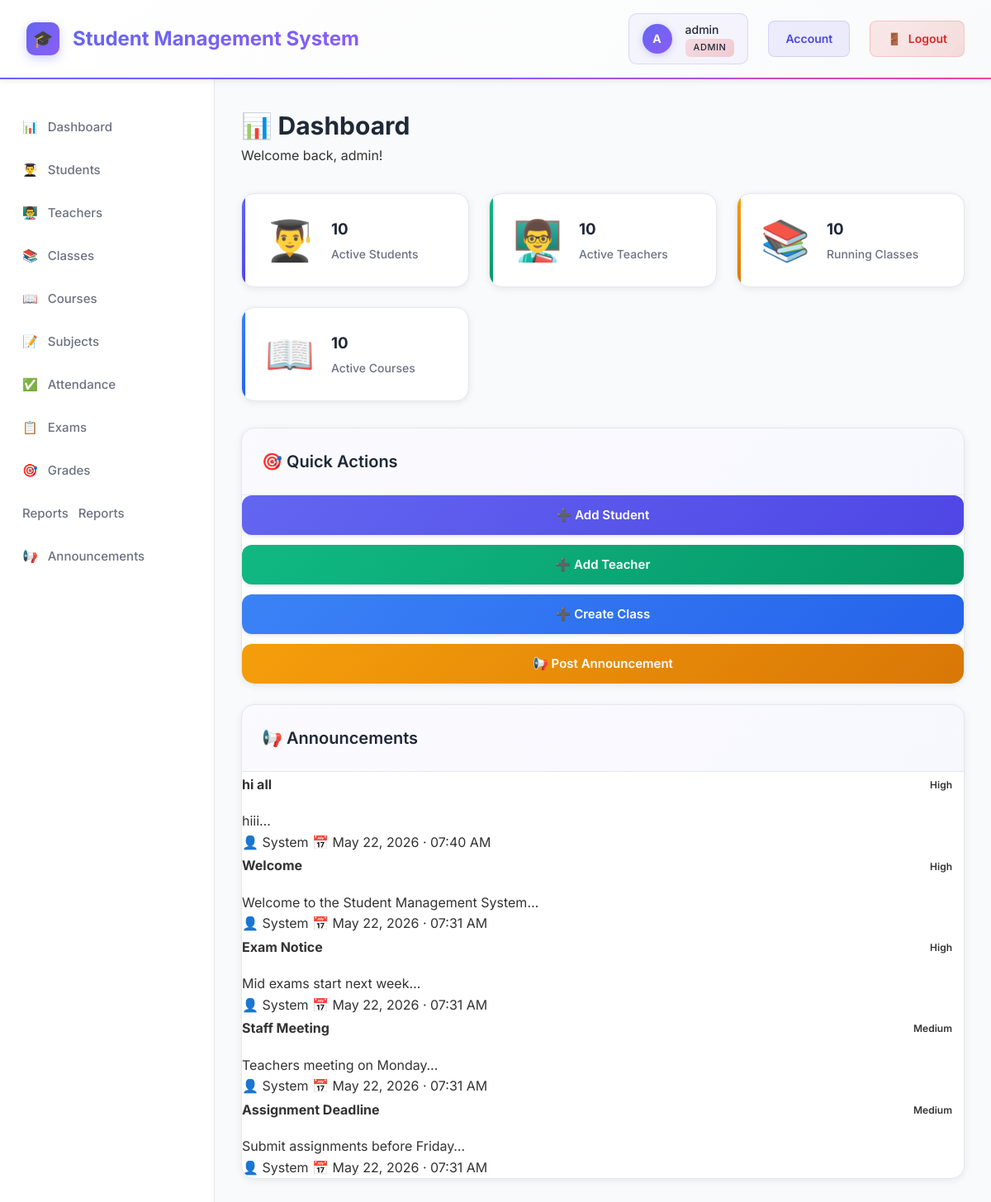
/dashboard.php (signed in), run on the app's committed database.
### tables this page shows
CREATE TABLE announcements (
    id INT AUTO_INCREMENT PRIMARY KEY,
    title VARCHAR(200) NOT NULL,
    content TEXT NOT NULL,
    posted_by INT NOT NULL,
    target_audience ENUM('all', 'students', 'teachers') DEFAULT 'all',
    priority ENUM('low', 'medium', 'high') DEFAULT 'medium',
    created_at TIMESTAMP DEFAULT CURRENT_TIMESTAMP,
    FOREIGN KEY (posted_by) REFERENCES users(id) ON DELETE CASCADE
);

CREATE TABLE users (
    id INT AUTO_INCREMENT PRIMARY KEY,
    username VARCHAR(50) UNIQUE NOT NULL,
    display_name VARCHAR(150) NULL,
    student_id INT NULL,
    teacher_id INT NULL,
    password VARCHAR(255) NOT NULL,
    email VARCHAR(100) UNIQUE NOT NULL,
    role ENUM('admin', 'teacher', 'student') NOT NULL,
    created_at TIMESTAMP DEFAULT CURRENT_TIMESTAMP,
    updated_at TIMESTAMP DEFAULT CURRENT_TIMESTAMP ON UPDATE CURRENT_TIMESTAMP
);

### config/config.php (called while the page is built, shortened)
<?php
function currentRole(): string {
    return $_SESSION['role'] ?? 'guest';
}
function displayName(): string {
    return htmlspecialchars(
        $_SESSION['display_name'] ?? $_SESSION['username'] ?? 'User'
    );
}

### dashboard.php (the view, shortened to what this page needs)
<?php
require_once 'config/config.php';
$database = new Database();
$db       = $database->getConnection();
$role     = currentRole();
function countQ(PDO $db, string $sql, array $p = []): int {
    $s = $db->prepare($sql);
    $s->execute($p);
    return (int)($s->fetch()['total'] ?? 0);
}
$stats = [];
if ($role === 'admin') {
    $stats['students'] = countQ($db, "SELECT COUNT(*) AS total FROM students WHERE status='active'");
    $stats['teachers'] = countQ($db, "SELECT COUNT(*) AS total FROM teachers WHERE status='active'");
    $stats['classes']  = countQ($db, "SELECT COUNT(*) AS total FROM classes  WHERE status='active'");
    $stats['courses']  = countQ($db, "SELECT COUNT(*) AS total FROM courses  WHERE status='active'");
}
$audFilter = match($role) {
    'student' => "AND (a.target_audience='all' OR a.target_audience='students')",
    'teacher' => "AND (a.target_audience='all' OR a.target_audience='teachers')",
    default   => ''
};
$annStmt = $db->prepare(
    "SELECT a.*, u.display_name AS poster_name
     FROM announcements a
     LEFT JOIN users u ON u.id=a.posted_by
     WHERE 1=1 $audFilter
     ORDER BY a.created_at DESC LIMIT 5");
$annStmt->execute();
$announcements = $annStmt->fetchAll();
?>
<!DOCTYPE html>
<html lang="en">
<head>
    <link rel="stylesheet" href="assets/css/style.css">
</head>
<body>
<?php include 'includes/header.php'; ?>
<div class="container">
    <?php include 'includes/sidebar.php'; ?>
    <main class="main-content">
        <div class="page-header">
            <div>
                <h1>📊 Dashboard</h1>
                <p>Welcome back, <?php echo displayName(); ?>!</p>
            </div>
        </div>
        <?php if ($role === 'admin'): ?>
        <div class="stats-grid">
            <div class="stat-card stat-primary">
                <div class="stat-icon">👨‍🎓</div>
                <div class="stat-details"><h3><?php echo $stats['students']; ?></h3><p>Active Students</p></div>
            </div>
            <div class="stat-card stat-success">
                <div class="stat-icon">👨‍🏫</div>
                <div class="stat-details"><h3><?php echo $stats['teachers']; ?></h3><p>Active Teachers</p></div>
            </div>
            <div class="stat-card stat-warning">
                <div class="stat-icon">📚</div>
                <div class="stat-details"><h3><?php echo $stats['classes']; ?></h3><p>Running Classes</p></div>
            </div>
            <div class="stat-card stat-info">
                <div class="stat-icon">📖</div>
                <div class="stat-details"><h3><?php echo $stats['courses']; ?></h3><p>Active Courses</p></div>
            </div>
        </div>
        <div class="card" style="margin-bottom:24px">
            <div class="card-header"><h2>🎯 Quick Actions</h2></div>
            <div class="card-body" style="display:flex;flex-direction:column;gap:12px">
                <a href="students/add.php"      class="btn btn-primary"  style="width:100%">➕ Add Student</a>
                <a href="teachers/add.php"      class="btn btn-success"  style="width:100%">➕ Add Teacher</a>
                <a href="classes/add.php"        class="btn btn-info"     style="width:100%">➕ Create Class</a>
                <a href="announcements/add.php"  class="btn btn-warning"  style="width:100%">📢 Post Announcement</a>
            </div>
        </div>
        <?php endif; ?>
        <div class="card">
            <div class="card-header"><h2>📢 Announcements</h2></div>
            <div class="card-body">
                <?php if ($announcements): ?>
                <div class="announcements-list">
                    <?php foreach ($announcements as $ann): ?>
                    <div class="announcement-item">
                        <div class="announcement-header">
                            <h4><?php echo htmlspecialchars($ann['title']); ?></h4>
                            <span class="badge badge-<?php echo htmlspecialchars($ann['priority']); ?>">
                                <?php echo ucfirst(htmlspecialchars($ann['priority'])); ?>
                            </span>
                        </div>
                        <p><?php echo mb_substr(htmlspecialchars($ann['content']), 0, 200); ?>…</p>
                        <div class="announcement-footer">
                            <span>👤 <?php echo htmlspecialchars($ann['poster_name'] ?? 'System'); ?></span>
                            <span>📅 <?php echo date('M d, Y · h:i A', strtotime($ann['created_at'])); ?></span>
                        </div>
                    </div>
                    <?php endforeach; ?>
                </div>
                <?php endif; ?>
            </div>
        </div>
    </main>
</div>
</body>
</html>

### assets/css/style.css (style rules this page uses)
* { margin: 0; padding: 0; box-sizing: border-box; }
:root { --primary-color: #6366F1; --primary-dark: #4F46E5; --secondary-color: #10B981; --danger-color: #EF4444; --warning-color: #F59E0B; --info-color: #3B82F6; --dark-color: #1F2937; --gray-medium: #6B7280; --gray-light: #9CA3AF; --light-color: #F9FAFB; --white: #FFFFFF; --border-color: #E5E7EB; }
body { font-family: 'Inter', -apple-system, BlinkMacSystemFont, 'Segoe UI', Roboto, sans-serif; background: #f5f5f5; color: #333; line-height: 1.6; }
.container { display: flex; min-height: calc(100vh - 70px); }
.main-content { flex: 1; padding: 2rem; background: var(--light-color); overflow-y: auto; }
.page-header { display: flex; justify-content: space-between; align-items: center; margin-bottom: 2rem; }
.page-header h1 { font-size: 1.875rem; color: var(--dark-color); font-weight: 700; margin: 0; }
.card { background: var(--white); border-radius: 16px; box-shadow: 0 2px 8px rgba(0, 0, 0, 0.08); margin-bottom: 1.5rem; overflow: hidden; border: 1px solid var(--border-color); transition: all 0.3s; }
.card-header { padding: 1.5rem; border-bottom: 1px solid var(--border-color); background: linear-gradient(135deg, rgba(99, 102, 241, 0.03), rgba(99, 102, 241, 0.05)); }
.card-header h2 { font-size: 1.25rem; color: var(--dark-color); font-weight: 600; margin: 0; }
.card-body { padding: 0; }
.stats-grid { display: grid; grid-template-columns: repeat(auto-fit, minmax(250px, 1fr)); gap: 1.5rem; margin-bottom: 2rem; }
.stat-card { background: var(--white); padding: 1.75rem; border-radius: 16px; box-shadow: 0 2px 8px rgba(0, 0, 0, 0.08); display: flex; align-items: center; gap: 1.25rem; border: 1px solid var(--border-color); transition: all 0.3s; position: relative; overflow: hidden; }
.stat-card::before { content: ''; position: absolute; top: 0; left: 0; width: 4px; height: 100%; transition: width 0.3s; }
.stat-icon { font-size: 3rem; line-height: 1; opacity: 0.9; }
.stat-details h3 { font-size: 2. 25rem; font-weight: 700; color: var(--dark-color); margin-bottom: 0.25rem; }
.stat-details p { color: var(--gray-medium); font-size: 0.875rem; font-weight: 500; }
.stat-primary::before { background: linear-gradient(135deg, var(--primary-color), var(--primary-dark)); }
.stat-success::before { background: linear-gradient(135deg, var(--secondary-color), #059669); }
.stat-warning::before { background: linear-gradient(135deg, var(--warning-color), #D97706); }
.stat-info::before { background: linear-gradient(135deg, var(--info-color), #2563EB); }
.btn { display: inline-flex; align-items: center; justify-content: center; gap: 8px; padding: 12px 24px; border: none; border-radius: 12px; font-size: 15px; font-weight: 600; cursor: pointer; text-decoration: none; transition: all 0.3s; box-shadow: 0 2px 4px rgba(0, 0, 0, 0.1); font-family: inherit; }
.btn-primary { background: linear-gradient(135deg, var(--primary-color), var(--primary-dark)); color: var(--white); }
.btn-success { background: linear-gradient(135deg, var(--secondary-color), #059669); color: var(--white); }
.btn-warning { background: linear-gradient(135deg, var(--warning-color), #D97706); color: var(--white); }
.btn-info { background: linear-gradient(135deg, var(--info-color), #2563EB); color: var(--white); }
.badge { display: inline-block; padding: 0.375rem 0.875rem; font-size: 0.75rem; font-weight: 600; border-radius: 12px; text-transform: capitalize; }
.announcement-header { display: flex; justify-content: space-between; align-items: center; margin-bottom: 1rem; }

### data on the page
announcements: title "hi all", priority "High", content "hiii", posted_by.display_name "System", created_at "May 22, 2026 · 07:40 AM"
announcements: title "Welcome", priority "High", content "Welcome to the Student Management System", poster_name "System", created_at "May 22, 2026 · 07:31 AM"
announcements: title "Exam Notice", priority "High", content "Mid exams start next week", poster_name "System", created_at "May 22, 2026 · 07:31 AM"
announcements: title "Staff Meeting", priority "Medium", content "Teachers meeting on Monday", poster_name "System", created_at "May 22, 2026 · 07:31 AM"
announcements: title "Assignment Deadline", priority "Medium", content "Submit assignments before Friday", poster_name "System", created_at "May 22, 2026 · 07:31 AM"

### other printed values
substr($username, 0, 1) "A"
$username "admin"
$_SESSION['role'] "ADMIN"
displayName() "admin"
$stats['students'] "10"
$stats['teachers'] "10"
$stats['classes'] "10"
$stats['courses'] "10"
